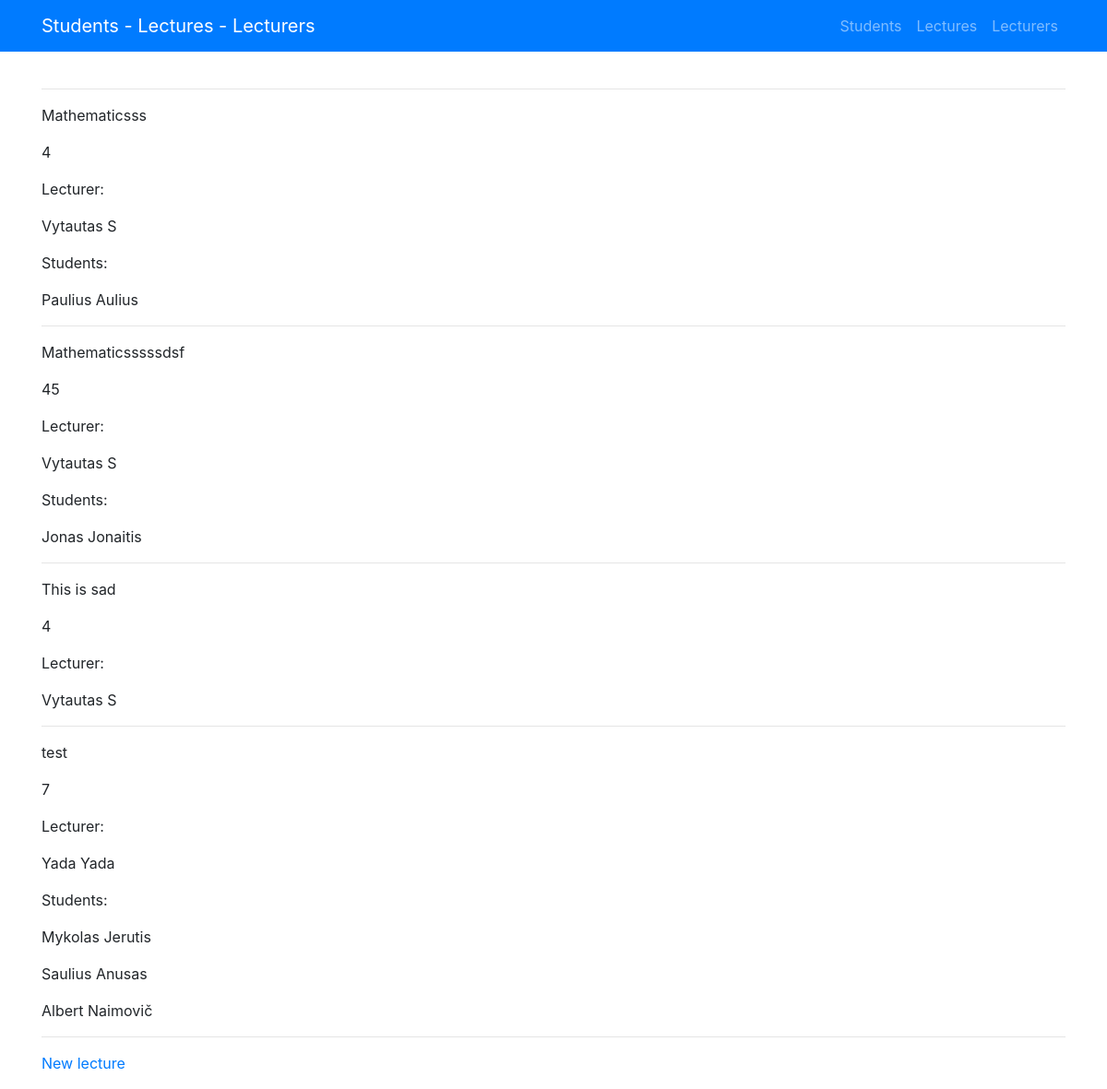
/lectures/, run on the app's committed database.
### main.py (models this page shows)
class Lecture(db.Model):
    __tablename__ = "lecture"
    id = db.Column(db.Integer, primary_key=True)
    name = db.Column(db.String)
    length = db.Column(db.Integer)
    lecturer_id = db.Column(db.Integer, db.ForeignKey("lecturer.id"))
    lecturer = db.relationship("Lecturer")
    students = db.relationship(
        "Student", secondary=association_table, back_populates="lectures"
    )  # studentuos sukuria lectures

class Lecturer(db.Model):
    __tablename__ = "lecturer"
    id = db.Column(db.Integer, primary_key=True)
    name = db.Column(db.String)
    surname = db.Column(db.String)
    lectures = db.relationship("Lecture")

class Student(db.Model):
    __tablename__ = "student"
    id = db.Column(db.Integer, primary_key=True)
    name = db.Column(db.String)
    surname = db.Column(db.String)
    lectures = db.relationship(
        "Lecture", secondary=association_table, back_populates="students"
    )  # lectures sukuria students

### main.py (the view)
@app.route("/lectures/", methods=["GET"])
def all_lectures():
    try:
        all_lectures = Lecture.query.all()
    except:
        all_lectures = []
    return render_template("all_lectures.html", all_lectures=all_lectures)

### templates/all_lectures.html
{% extends "base.html" %}
{% block content %}
{% if all_lectures %}
{% for lecture in all_lectures %}
<hr>
<p>{{lecture.name}}</p>
<p>{{lecture.length}}</p>
{% if lecture.lecturer %}
<p>Lecturer:</p>
<p>{{lecture.lecturer.name}} {{lecture.lecturer.surname}}</p>
{% endif %}
{% if lecture.students %}
<p>Students:</p>
{% for student in lecture.students %}
<p>{{student.name}} {{student.surname}}</p>
{% endfor %}
{% endif %}
{% endfor %}
{% endif %}
<hr>
<p><a href="{{ url_for('new_lecture')}}">New lecture</a></p>
{% endblock %}

### data on the page
Lecture: name "Mathematicsss", length "4", lecturer.name "Vytautas", lecturer.surname "S"
Student: name "Paulius", surname "Aulius"
Lecture: name "Mathematicsssssdsf", length "45", lecturer.name "Vytautas", lecturer.surname "S"
Student: name "Jonas", surname "Jonaitis"
Lecture: name "This is sad", length "4", lecturer.name "Vytautas", lecturer.surname "S"
Lecture: name "test", length "7", lecturer.name "Yada", lecturer.surname "Yada"
Student: name "Mykolas", surname "Jerutis"
Student: name "Saulius", surname "Anusas"
Student: name "Albert", surname "Naimovič"
